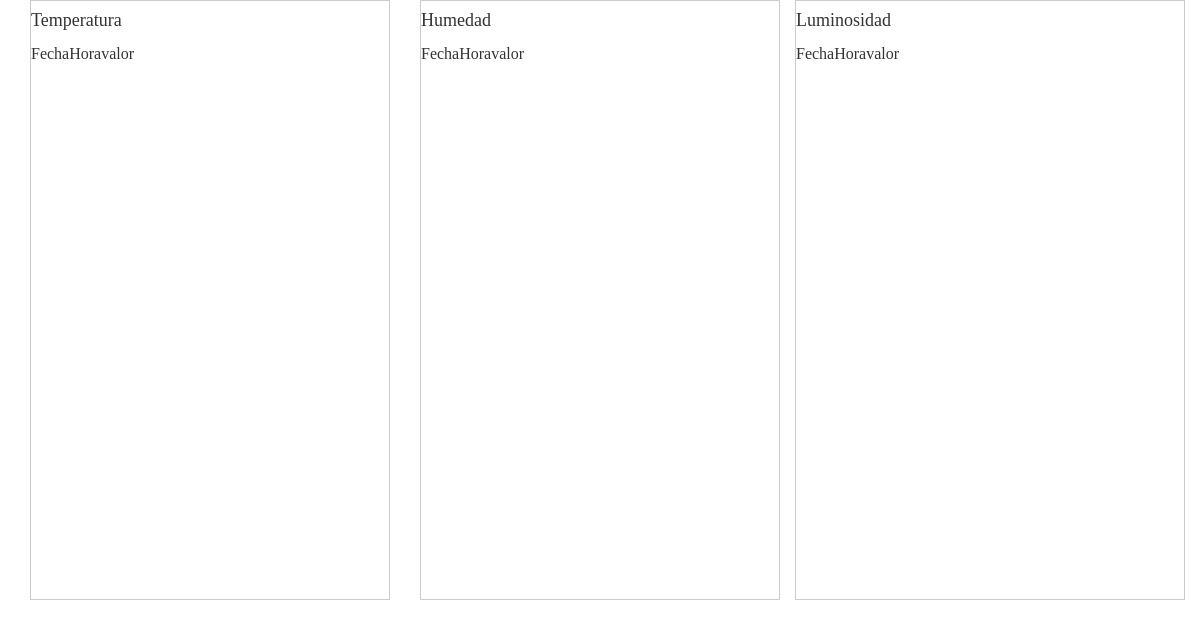
The app's page /records, older data.
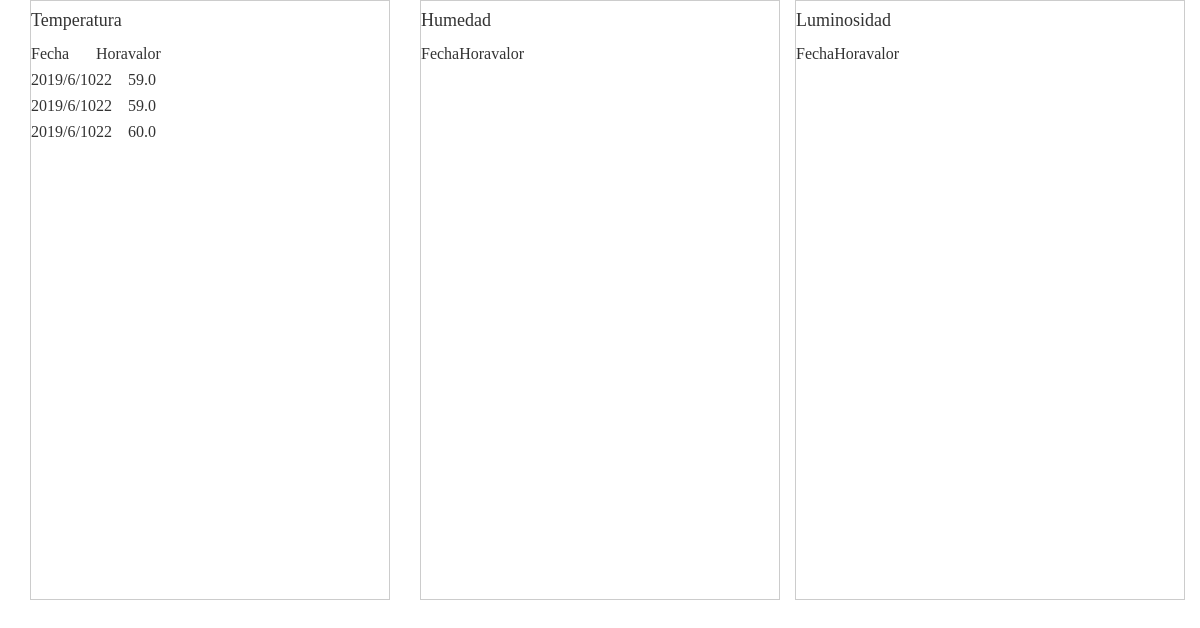
The same page, newer data.
### tables this page shows
CREATE TABLE Data (
  id integer primary key autoincrement,
  TopicName text,
  Value real,
  Date text,
  Time text
);

### flaskmqtt.py (the view)
@app.route('/records')
def records():
    select = selectAll('SELECT * FROM Data')
    return render_template('records.html',values=select)

### bbddhandler.py (called while the page is built)
def selectAll(sql_query, args=()):
    dbObj = DatabaseManager()
    dbObj.cur.execute(sql_query,args)
    return dbObj.cur.fetchall()

	def __del__(self):
		self.cur.close()
		self.conn.close()

### templates/records.html (shortened to what this page needs)
{% extends "base_layout.html"%}
{% block body%}
<div class = "container">
    <div class="row" id="desktop">
        <div class="col-md-4">
            <div class="scrollbox">
                <h4>Temperatura</h4>
                <table id="temp">
                    <tr>
                        <td>Fecha</td>
                        <td>Hora</td>
                        <td>valor</td>
                    </tr>
                    {% for value in values %}
                    {% if value[1] == 'temperature' %}
                    <tr>
                        <td>{{value[3]}}</td>
                        <td>{{value[4]}}</td>
                        <td>{{value[2]}}</td>
                    </tr>
                    {% endif %}
                    {% endfor %}
                </table>
            </div>
        </div>
        <div class="col-md-4">
            <div class="scrollbox">
                <h4>Humedad</h4>
                <table id="Hum">
                    <tr>
                        <td>Fecha</td>
                        <td>Hora</td>
                        <td>valor</td>
                    </tr>
                </table>
            </div>
        </div>
        <div class="col-md-">
            <div class="scrollbox">
                <h4>Luminosidad</h4>
                <table id="volt">
                    <tr>
                        <td>Fecha</td>
                        <td>Hora</td>
                        <td>valor</td>
                    </tr>
                </table>
            </div>
        </div>
    </div>
</div>
{% endblock %}

### templates/base_layout.html (shortened to what this page needs)
<!DOCTYPE html>
<html lang="en">
<head>
    <link rel="stylesheet" href="https://maxcdn.bootstrapcdn.com/bootstrap/3.4.0/css/bootstrap.min.css">
    <link rel="stylesheet" href="/static/styles.css">
</head>
<body>
    {% block body %}
    {% endblock %}
</body>
</html>

### static/styles.css (style rules this page uses)
.scrollbox { height: 75vh; max-height: 75vh; border:1px solid #ccc; font:16px/26px Georgia, Garamond, Serif; overflow:auto; }

Row changes from the older to the newer data that the page shows:
added Data: Date "2019/6/10", Time "22", Value "59.0"
added Data: Date "2019/6/10", Time "22", Value "59.0"
added Data: Date "2019/6/10", Time "22", Value "60.0"
